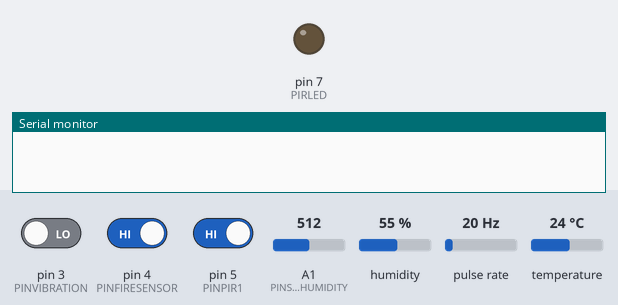
A sketch run on a simulated Arduino Uno, built for the host (arithmetic inside an expression is 32-bit, double 64-bit). On the bench: output pins drawn as LEDs (lit = HIGH), the last lines printed to the serial monitor. Wiring (inferred from the names in the program): pulse sensor: data pin 2. The inputs (shaded band) are chosen by the test bench; at power-on: A1 (PINSOILHUMIDITY) = 512, pin 3 (PINVIBRATION) LOW, pin 4 (PINFIRESENSOR) HIGH, pin 5 (PINPIR1) HIGH, humidity 55 %, pulse rate 20 Hz, temperature 24 °C. WiFi joins after 1.5 s; servers stay silent unless stated.

Above: at 0.0 s.
At 4.9 s:
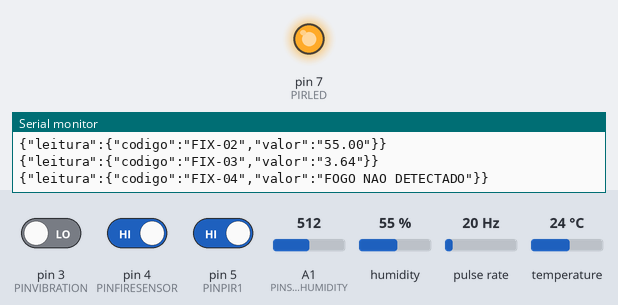
5.0 s: A1 (PINSOILHUMIDITY) set to 540
Timing chart, 0 to 8.0 s (numbered marks = the images above; inputs shaded):
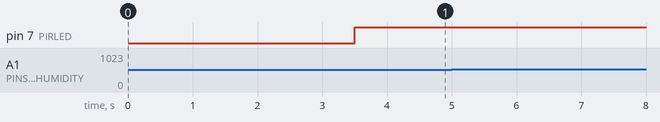

The sketch:

pcd_fixa.ino
```cpp
#include <DHT.h>
#include <SPI.h>
#include <UIPEthernet.h>

#define TYPEDHT DHT22
#define PINDHT A0
#define PINSOILHUMIDITY A1
#define PINWATERFLOW 2
#define PINVIBRATION 3
#define PINFIRESENSOR 4
#define PINPIR1 5
#define PINPIR2 6
#define PIRLED 7
#define TIMEDELAY 10

DHT dht(PINDHT, TYPEDHT);
EthernetClient client;
IPAddress hostIP(192,168,198,105);
uint16_t hostPort = 8090;
int waterFlowPulse;
float temperature = 0;
float humidity = 0;
int timeDelay = 0;
bool sendData = false;

void setup() {
  uint8_t mac[6] = {0x00,0x01,0x02,0x03,0x04,0x05};

  pinMode(PINSOILHUMIDITY, INPUT);
  pinMode(PINFIRESENSOR, INPUT);
  pinMode(PINVIBRATION, INPUT);
  pinMode(PINWATERFLOW, INPUT);
  pinMode(PINPIR1, INPUT);
  pinMode(PINPIR2, INPUT);
  pinMode(PIRLED, OUTPUT);

  attachInterrupt(0, waterFlowPulseinc, RISING);

  Serial.begin(9600);
  Ethernet.begin(mac);
  dht.begin();
}

void loop() {
  int pinValue;
  float h;
  float t;

  h = dht.readHumidity();
  t = dht.readTemperature();

  if(!isnan(h))
    humidity = h;

  if(!isnan(t))
    temperature = t;

  sendHttpRequest("FIX-01", (String)temperature, sendData);
  sendHttpRequest("FIX-02", (String)humidity, sendData);

  waterFlowPulse = 0;

  sei();
  delay(1000);
  cli();

  sendHttpRequest("FIX-03", (String)(waterFlowPulse / 5.5), sendData);

  if(digitalRead(PINFIRESENSOR) != 1)
    sendHttpRequest("FIX-04", "FOGO DETECTADO", sendData);
  else
    sendHttpRequest("FIX-04", "FOGO NAO DETECTADO", sendData);

  pinValue = checkVibration();

  if(pinValue <= 1000)
    sendHttpRequest("FIX-05", "VIBRACAO BAIXA", sendData);
  else if(pinValue <= 4000)
    sendHttpRequest("FIX-05", "VIBRACAO MEDIA", sendData);
  else
    sendHttpRequest("FIX-05", "VIBRACAO ALTA", sendData);

  pinValue = analogRead(PINSOILHUMIDITY);

  if(pinValue >= 0 & pinValue < 550)
     sendHttpRequest("FIX-06", "UMIDO", sendData);
  else if(pinValue > 550 && pinValue < 800)
    sendHttpRequest("FIX-06", "MEIO UMIDO", sendData);
  else
    sendHttpRequest("FIX-06", "SECO", sendData);

   sendHttpRequest("XXXXXX", "X", sendData);

  if(digitalRead(PINPIR1) != 1 && digitalRead(PINPIR2) != 1) {
    digitalWrite(PIRLED, LOW);
  } else {
    digitalWrite(PIRLED, HIGH);
  }

  sei();

  if(timeDelay == 0) {
    sendData = true;
    timeDelay = TIMEDELAY;
  } else {
    sendData = false;
    timeDelay--;
    delay(1000);
  }

  cli();
}

long checkVibration(){
  return pulseIn(PINVIBRATION, HIGH);
}

void waterFlowPulseinc() {
  waterFlowPulse++;
}

void sendHttpRequest(String cod, String value, bool sendData) {
  sei();

  if(sendData) {
    String json = "{\"leitura\":{\"codigo\":\"" + cod + "\",\"valor\":\"" + value + "\"}}";

    Serial.println(json);

    /*while(!client.connect(hostIP, hostPort)) {
      delay(100);
    }

    Serial.println("Enviando...");
    client.println("POST /teste_arduino_estacao/RealTime/ HTTP/1.1");
    client.println((String)"Host: " + hostIP[0] + "." + hostIP[1] + "." + hostIP[2] + "." + hostIP[3] + ":" + hostPort);
    client.println("User-Agent: Arduino/nano");
    client.println("Connection: close");
    client.print("Content-Length: ");
    client.println(json.length());
    client.println();
    client.println(json);
    client.stop();
    delay(1000);*/
  }

  cli();
}
```
